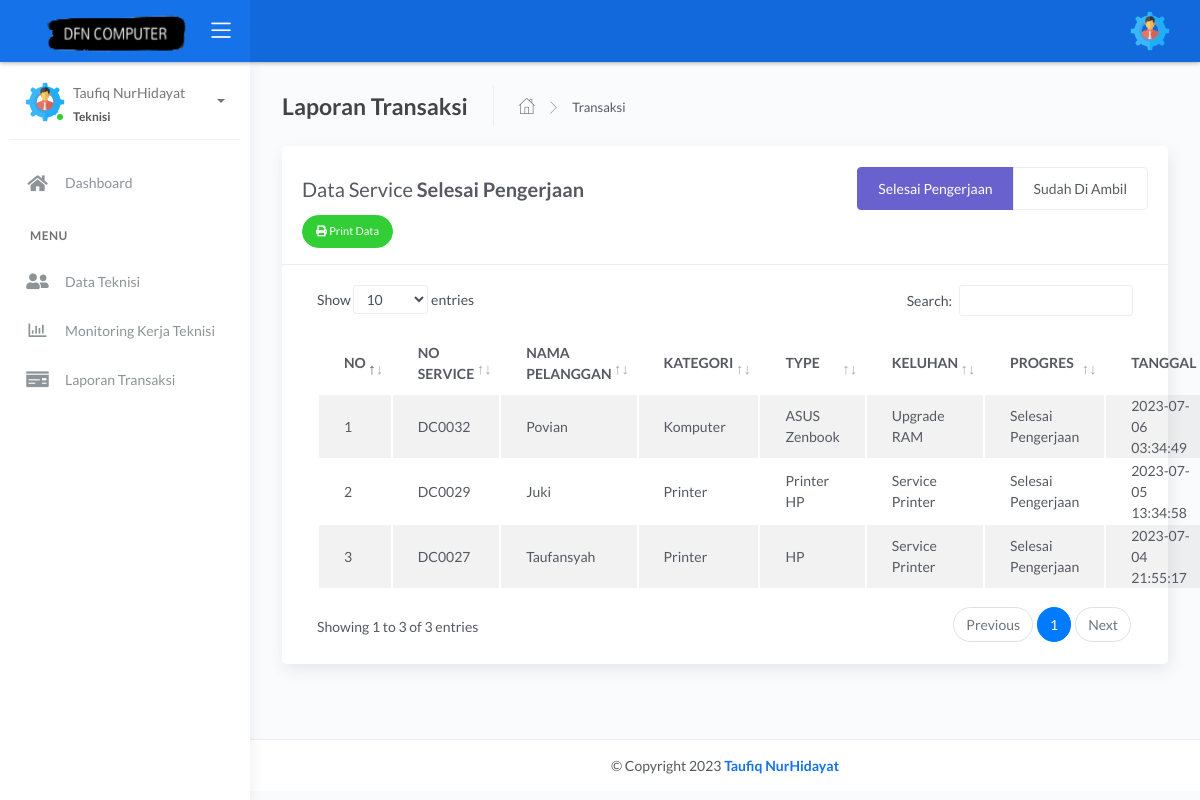
/admin/owner/transaksi_service.php (signed in), run on the app's committed database.
### tables this page shows
CREATE TABLE `service` (
  `no_service` int(11) NOT NULL,
  `id_pelanggan` int(11) NOT NULL,
  `kategori` varchar(255) NOT NULL,
  `type` varchar(255) NOT NULL,
  `keluhan` text NOT NULL,
  `tanggal` datetime DEFAULT current_timestamp(),
  `progres` varchar(255) NOT NULL,
  `keterangan` varchar(255) NOT NULL,
  `totharga` int(25) NOT NULL,
  `id_admin` int(11) NOT NULL,
  `id_order` int(11) NOT NULL,
  `tgl_update` datetime NOT NULL DEFAULT current_timestamp() ON UPDATE current_timestamp()
);

CREATE TABLE `pelanggan` (
  `id_pelanggan` int(10) NOT NULL,
  `nama` varchar(100) NOT NULL,
  `password` varchar(100) NOT NULL,
  `hp` varchar(25) NOT NULL,
  `email` varchar(100) NOT NULL,
  `jk` varchar(100) NOT NULL,
  `alamat` varchar(255) NOT NULL,
  `status` varchar(255) NOT NULL
);

### admin/owner/transaksi_service.php (the view, shortened to what this page needs)
<?php include 'header.php';
?>
<div class="main-panel">
    <div class="content">
        <div class="page-inner ">
            <div class="page-header">
                <h4 class="page-title">Laporan Transaksi</h4>
                <ul class="breadcrumbs">
                    <li class="nav-home">
                        <a href="index.php">
                            <i class="flaticon-home"></i>
                        </a>
                    </li>
                    <li class="separator">
                        <i class="flaticon-right-arrow"></i>
                    </li>
                    <li class="nav-item">
                        <a href="#">Transaksi</a>
                    </li>
                </ul>
            </div>
            <div class="row ">
                <div class="col-md-12">
                    <div class="card">
                        <div class="card-header">
                            <div class="d-flex align-items-center">
                                <h1 class="card-title">Data Service
                                    <b>
                                        Selesai Pengerjaan
                                    </b>
                                </h1>
                                <ul class="nav nav-pills nav-secondary ml-auto" id="pills-tab" role="tablist">
                                    <li class="nav-item">
                                        <a class="nav-link active" href="transaksi_service.php" role="tab" aria-controls="pills-home" aria-selected="true">Selesai Pengerjaan</a>
                                    </li>
                                    <li class="nav-item">
                                        <a class="nav-link" href="transaksi_service_diambil.php" role="tab" aria-controls="pills-profile" aria-selected="false">Sudah Di Ambil</a>
                                    </li>
                                </ul>
                            </div>
                            <a class="btn btn-success btn-round btn-sm ml-auto" href="print_transaksi_selesai.php">
                                <i class="fa fa-print"></i>
                                Print Data
                            </a>
                        </div>
                        <div class="card-body">
                            <table id="tablepembayaran" class="display table table-striped table-hover">
                                <thead>
                                    <tr>
                                        <th style="width: 1%">NO</th>
                                        <th>NO SERVICE</th>
                                        <th>NAMA PELANGGAN</th>
                                        <th>KATEGORI</th>
                                        <th>TYPE</th>
                                        <th>KELUHAN</th>
                                        <th>PROGRES</th>
                                        <th>TANGGAL</th>
                                    </tr>
                                </thead>
                                <tbody>
                                    <?php
                                    include '../../koneksi.php';
                                    $no = 1;
                                    $data = mysqli_query($koneksi, "SELECT * FROM service JOIN pelanggan on pelanggan.id_pelanggan = service.id_pelanggan WHERE progres IN ('Selesai Pengerjaan') ORDER BY no_service DESC");
                                    while ($d = mysqli_fetch_array($data)) {
                                    ?>
                                        <tr>
                                            <td><?php echo $no++; ?></td>
                                            <td>DC00<?php echo $d['no_service']; ?></td>
                                            <td><?php echo $d['nama']; ?></td>
                                            <td><?php echo $d['kategori']; ?></td>
                                            <td><?php echo $d['type']; ?></td>
                                            <td><?php echo $d['keluhan']; ?></td>
                                            <td><?php echo $d['progres']; ?> </td>
                                            <td><?php echo $d['tanggal']; ?> </td>
                                            <td>
                                                <div class="modal fade" id="detail<?php echo $d['no_service']; ?>" tabindex="-1" role="dialog" aria-hidden="true">
                                                <?php
                                            }
                                                ?>
                                            </td>
                                        </tr>
                                </tbody>
                            </table>
                        </div>
                    </div>
                </div>
            </div>
        </div>
    </div>
    <?php include 'footer.php'; ?>
</div>

### data on the page
service: no_service "32", id_pelanggan.nama "Povian", kategori "Komputer", type "ASUS Zenbook", keluhan "Upgrade RAM", progres "Selesai Pengerjaan", tanggal "2023-07-06 03:34:49"
service: no_service "29", id_pelanggan.nama "Juki", kategori "Printer", type "Printer HP", keluhan "Service Printer", progres "Selesai Pengerjaan", tanggal "2023-07-05 13:34:58"
service: no_service "27", id_pelanggan.nama "Taufansyah", kategori "Printer", type "HP", keluhan "Service Printer", progres "Selesai Pengerjaan", tanggal "2023-07-04 21:55:17"

### other printed values
$_SESSION['name'] "Taufiq NurHidayat"
$_SESSION['level'] "Teknisi"
